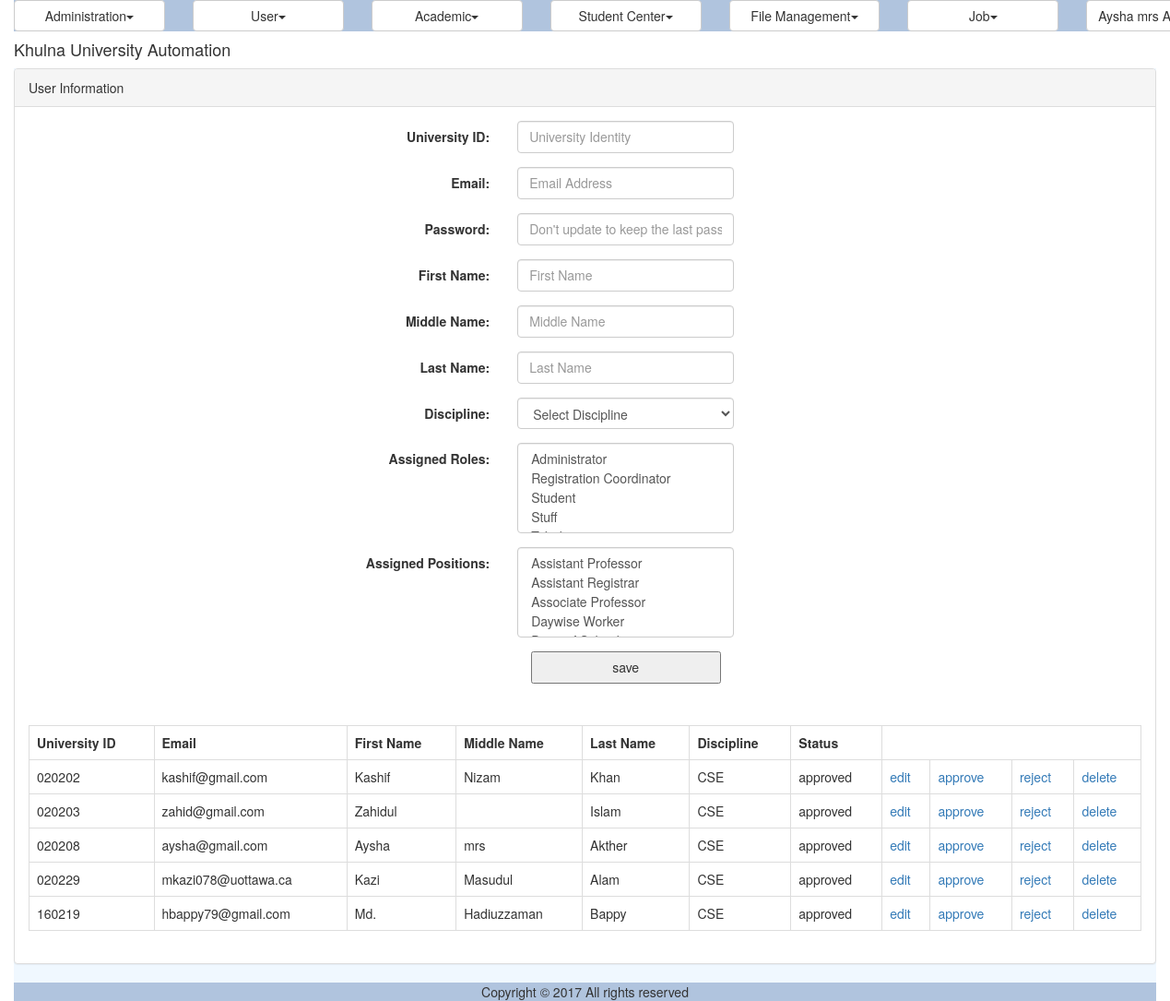
/web/src/DigitalUniversity/user.php (signed in), run on the app's committed database.
### tables this page shows
CREATE TABLE IF NOT EXISTS `ums_user` (
  `ID` varchar(40) NOT NULL,
  `UniversityID` varchar(20) NOT NULL,
  `Email` varchar(50) NOT NULL,
  `Password` varchar(255) NOT NULL,
  `FirstName` varchar(50) DEFAULT NULL,
  `MiddleName` varchar(50) DEFAULT NULL,
  `LastName` varchar(50) DEFAULT NULL,
  `DisciplineID` varchar(40) DEFAULT NULL,
  `Status` varchar(20) DEFAULT NULL,
  `IsLogged` varchar(10) DEFAULT NULL,
  `IsArchived` varchar(10) DEFAULT NULL,
  `IsDeleted` varchar(10) DEFAULT NULL,
  PRIMARY KEY (`ID`),
  UNIQUE KEY `Email` (`Email`),
  UNIQUE KEY `UniversityID` (`UniversityID`)
);

CREATE TABLE IF NOT EXISTS `ums_discipline` (
  `ID` varchar(40) NOT NULL,
  `Name` varchar(50) NOT NULL,
  `ShortCode` varchar(20) DEFAULT NULL,
  `SchoolID` varchar(40) DEFAULT NULL,
  PRIMARY KEY (`ID`)
);

### web/src/DigitalUniversity/modules/user/ui/view.user.inc (the view, shortened to what the rows shown need)
<?php
include_once 'blade/view.user.blade.inc';
include_once COMMON.'class.common.inc';
?>
<div class="panel panel-default">
	<div class="panel-body">
	<table class="table table-bordered">
	<?php
	$Result = $_UserBAO->getAllUsers();
	if($Result->getIsSuccess()){
		$UserList = $Result->getResultObject();
	?>
		<tr>
			<th>University ID</th>
			<th>Email</th>
			<th>First Name</th>
			<th>Middle Name</th>
			<th>Last Name</th>
			<th>Discipline</th>
			<th>Status</th>
		</tr>
		<?php
		for($i = 0; $i < sizeof($UserList); $i++) {
			$User = $UserList[$i];
			?>
		    <tr>
			    <td><?php echo $User->getUniversityID(); ?></td>
			    <td><?php echo $User->getEmail(); ?></td>
			    <td><?php echo $User->getFirstName(); ?></td>
			    <td><?php echo $User->getMiddleName(); ?></td>
			    <td><?php echo $User->getLastName(); ?></td>
			    <td><?php echo $User->getDiscipline()->getShortCode(); ?></td>
			    <td><?php echo $User->getStatus(); ?></td>
			    <td>
			    <a href="?edit=<?php echo $User->getID(); ?>" onclick="return confirm('sure to edit !'); " >edit</a>
			    </td>
			    <td>
			    <a href="?approve=<?php echo $User->getID(); ?>" onclick="return confirm('sure to approve !'); " >approve</a>
			    </td>
			    <td>
			    <a href="?reject=<?php echo $User->getID(); ?>" onclick="return confirm('sure to reject !'); " >reject</a>
			    </td>
			    <td>
			    <a href="?del=<?php echo $User->getID(); ?>" onclick="return confirm('sure to delete !'); " >delete</a>
			    </td>
		    </tr>
	    <?php
		}
	}
	else{
		echo $Result->getResultObject();
	}
	?>
	</table>
	</div>
</div>

### data on the page
ums_user: UniversityID "020202", Email "kashif@gmail.com", FirstName "Kashif", MiddleName "Nizam", LastName "Khan", Status "approved"
ums_discipline: ShortCode "CSE"
ums_user: UniversityID "020203", Email "zahid@gmail.com", FirstName "Zahidul", LastName "Islam", Status "approved"
ums_user: UniversityID "020208", Email "aysha@gmail.com", FirstName "Aysha", MiddleName "mrs", LastName "Akther", Status "approved"
ums_user: UniversityID "020229", Email "mkazi078@uottawa.ca", FirstName "Kazi", MiddleName "Masudul", LastName "Alam", Status "approved"
ums_user: UniversityID "160219", Email "hbappy79@gmail.com", FirstName "Md.", MiddleName "Hadiuzzaman", LastName "Bappy", Status "approved"

### other printed values
$globalMenu[$i]->getTitle() "Administration User Academic Student Center File Management Job"
$CurrentUser->getFullName() "Aysha mrs…"
